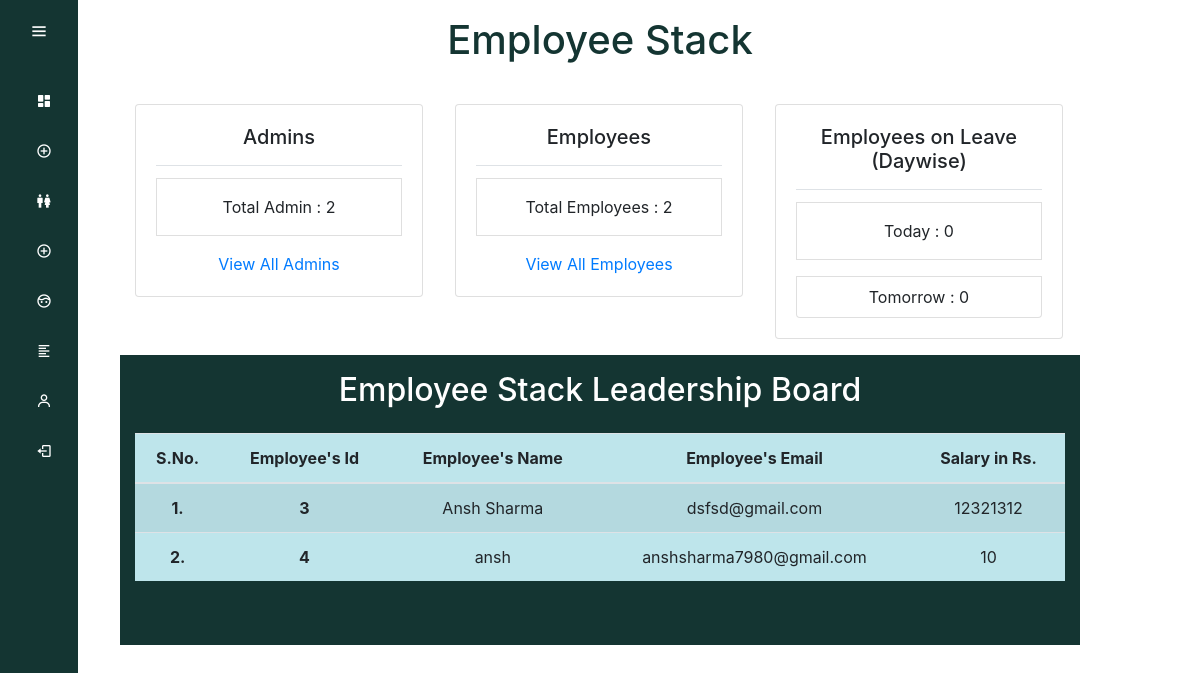
/admin/admindashboard.php?login-sucess (signed in), run on the app's committed database.
### tables this page shows
CREATE TABLE `employee` (
  `id` int(15) NOT NULL,
  `name` varchar(255) NOT NULL,
  `email` varchar(255) NOT NULL,
  `gender` varchar(10) NOT NULL,
  `dob` varchar(255) NOT NULL,
  `password` varchar(75) NOT NULL,
  `salary` int(15) NOT NULL,
  `dp` varchar(255) NOT NULL
);

### admin/admindashboard.php (the view, shortened to what this page needs)
<!DOCTYPE html>
<html lang="en">
<head>
    <link rel="stylesheet" href="../css/index.css">
    <link href='https://unpkg.com/boxicons@2.1.1/css/boxicons.min.css' rel='stylesheet'>
    <link rel="stylesheet" href="https://cdn.jsdelivr.net/npm/bootstrap@4.0.0/dist/css/bootstrap.min.css"
>
    <link href='https://unpkg.com/boxicons@2.1.1/css/boxicons.min.css' rel='stylesheet'>
</head>
<body class="">
<?php
        require_once "../connection.php";
         $today_leave = 0;
         $tomarrow_leave = 0;
            $i = 1;
        $select_admins = "SELECT * FROM admin";
        $total_admins = mysqli_query($conn , $select_admins);
        $select_emp = "SELECT * FROM employee";
        $total_emp = mysqli_query($conn , $select_emp);
        $sql_highest_salary =  "SELECT * FROM employee ORDER BY salary DESC";
        $emp_ = mysqli_query($conn , $sql_highest_salary);
?>
    <div class="sidebar">
        <div class="logo_content">
            <i class="bx bx-menu" id="btn"></i>
        </div>
        <ul class="nav_list">
            <li>
                <a href="admindashboard.php">
                    <i class='bx bxs-dashboard'></i>
                </a>
            </li>
            <li>
                <a href="addEmployee.php">
                    <i class='bx bx-plus-circle'></i>
                </a>
            </li>
            <li>
                <a href="manageEmployee.php">
                    <i class='bx bx-male-female'></i>
                </a>
            </li>
            <li>
                <a href="addAdmin.php">
                    <i class='bx bx-plus-circle'></i>
                </a>
            </li>
            <li>
                <a href="manageAdmin.php">
                    <i class='bx bx-face'></i>
                </a>
            </li>
            <li>
                <a href="manageLeave.php">
                    <i class='bx bx-align-left'></i>
                </a>
            </li>
            <li>
                <a href="adminprofile.php">
                    <i class='bx bx-user'></i>
                </a>
            </li>
            <li>
                <a href="logout.php">
                    <i class='bx bx-log-out'></i>
                </a>
            </li>
        </ul>
    </div>
    <h1 class="text-center p-3">Employee Stack</h1>
    <div class="container text-center py-3">
        <div class="row">
            <div class="col-lg-4 col-md-6 col-sm-12 col-12">
                <div class="card" style="width: 18rem;">
                    <div class="card-body">
                      <h5 class="card-title border-bottom pb-3">Admins</h5>
                      <li class="list-group-item mb-3 py-3">Total Admin : <?php echo mysqli_num_rows($total_admins); ?> </li>
                      <a href="manageAdmin.php" class="card-link text-primary" style="background-color: transparent;">View All Admins</a>
                    </div>
                </div>
            </div>
            <div class="col-lg-4 col-md-6 col-sm-12 col-12">
                <div class="card" style="width: 18rem;">
                    <div class="card-body">
                      <h5 class="card-title border-bottom pb-3 ">Employees</h5>
                      <li class="list-group-item mb-3 py-3">Total Employees : <?php echo mysqli_num_rows($total_emp); ?></li>
                      <a href="manageEmployee.php" class="card-link text-primary" style="background-color: transparent;">View All Employees</a>
                    </div>
                </div>
            </div>
            <div class="col-lg-4 col-md-6 col-sm-12 col-12">
                <div class="card" style="width: 18rem;">
                    <div class="card-body">
                      <h5 class="card-title border-bottom pb-3">Employees on Leave (Daywise)</h5>
                      <li class="list-group-item py-3 mb-3">Today :  <?php echo $today_leave; ?>  </li>
                    <li class="list-group-item py-2">Tomorrow :  <?php echo $tomarrow_leave; ?> </li>
                    </div>
                </div>
            </div>
        </div>
    </div>
    <div class="container text-center pb-5" style="background-color: #143532;">
        <h2 class="text-white py-3">Employee Stack Leadership Board</h2>
        <table class="table table-striped table-info">
            <thead>
              <tr>
                <th scope="col">S.No.</th>
                <th scope="col">Employee's Id</th>
                <th scope="col">Employee's Name	</th>
                <th scope="col">Employee's Email</th>
                <th scope="col">Salary in Rs.</th>
              </tr>
            </thead>
            <tbody>
            <?php while( $emp_info = mysqli_fetch_assoc($emp_) ){
                    $emp_id = $emp_info["id"];
                    $emp_name = $emp_info["name"];
                    $emp_email = $emp_info["email"];
                    $emp_salary = $emp_info["salary"];
                    ?>
            <tr>
            <th ><?php echo "$i. "; ?></th>
            <th ><?php echo $emp_id; ?></th>
            <td><?php echo $emp_name; ?></td>
            <td><?php echo $emp_email; ?></td>
            <td><?php echo $emp_salary; ?></td>
            </tr>
          <?php
          $i++;
                }
            ?>
            </tbody>
          </table>
    </div>
</body>
</html>

### css/index.css (style rules this page uses)
* { margin: 0; padding: 0; box-sizing: border-box; }
.container { width: 80% !important; }
h1,h2 { color: #143532 !important; }
body { position: relative; min-height: 100vh; width: 100%; }
.sidebar { position: fixed; top: 0; left: 0; height: 100%; width: 78px; background: #143532; padding: 6px 14px; transition: all 0.5s ease; z-index: 1; }
.sidebar #btn { position: absolute; color: white; left: 50%; top: 6px; font-size: 20px; height: 50px; width: 50px; text-align: center; line-height: 50px; transform: translateX(-50%); }
.sidebar ul { margin-top: 20px; }
.sidebar ul li { list-style: none; position: relative; height: 50px; width: 100%; margin: 0px 5px; line-height: 50px; }
.sidebar ul li a { color: white; display: flex; align-items: center; text-decoration: none; transition: all 0.4s ease; border-radius: 12px; white-space: nowrap; }
.sidebar ul li i { height: 50px; min-width: 50px; border-radius: 12px; line-height: 50px; text-align: center; }
.card-body a { background-color: #143532; color: white; padding: 2px; }

### data on the page
employee: id "3", name "Ansh Sharma", email "dsfsd@gmail.com", salary "12321312"
employee: id "4", name "ansh", email "anshsharma7980@gmail.com", salary "10"

### other printed values
mysqli_num_rows($total_admins) "2"
mysqli_num_rows($total_emp) "2"
$today_leave "0"
$tomarrow_leave "0"
